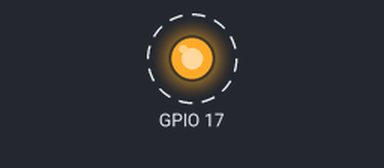
A program run on a simulated Raspberry Pi (BCM pin numbers). Parts: output pins drawn as LEDs (lit = HIGH). Dashed ring = blinking.

Above: at 0.5 s.
Timing chart, 0 to 4.6 s (numbered marks = the images above):
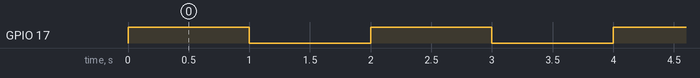

Measured:
- by itself, GPIO 17: alternates HIGH for 1.0 s and LOW for 1.0 s

The program:

gpio17_led.py
```python
from time import sleep

from gpiozero import LED


def blink_led(pin: int = 17, interval: float = 1) -> None:
    led = LED(pin)

    try:
        while True:
            led.on()
            sleep(interval)
            led.off()
            sleep(interval)
    except KeyboardInterrupt:
        led.off()
    finally:
        led.close()


if __name__ == "__main__":
    blink_led()
```
